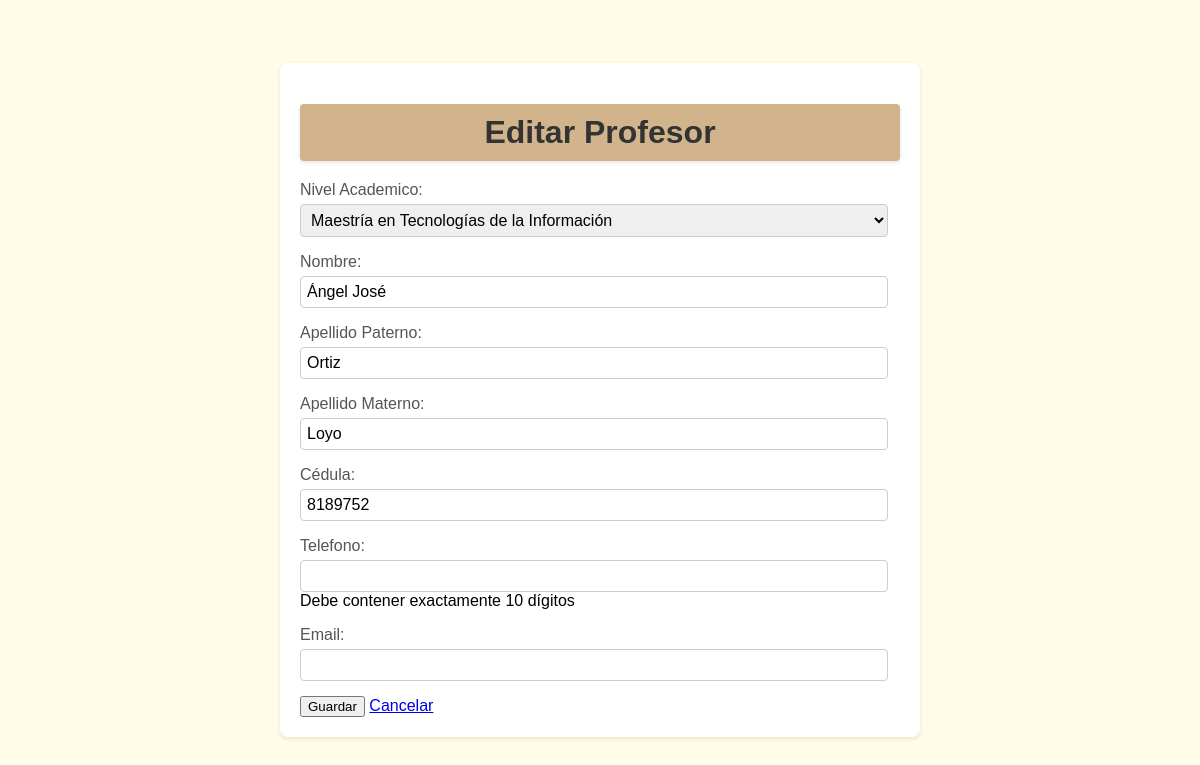
Screenshot of /Titulacion/profesores/editar/21/ (signed in) with the database file from the repository.
### Titulacion/models.py (models this page shows, shortened)
class Profesor (models.Model):
    sigla = models.CharField(max_length=50, choices=[
        ('MTI.', 'Maestría en Tecnologías de la Información'),
        ('MDIS.', 'Maestría en Diseño'),
        ('ING.', 'Ingeniero'),
        ('LIC.', 'Licenciado'),
        ('DR.', 'Doctor')], default='MTI')
    nombreProfesor = models.CharField(max_length=100)
    apellidoPaterno = models.CharField(max_length=100, default="")
    apellidoMaterno = models.CharField(max_length=100, default="")
    cedulaProfesor = models.IntegerField()
    phone_validator = RegexValidator(regex=r'^\d{10}$',message="El número de teléfono debe contener exactamente 10 dígitos.")
    telefono_prof = models.CharField(
        max_length=10,
        validators=[phone_validator],
        blank=True,
        null=True,
        help_text="Debe contener exactamente 10 dígitos"
    )
    email_prof = models.EmailField(blank=True, null=True)

### Titulacion/views.py (the view)
# urls.py: path('profesores/editar/<int:pk>/', views.update_profesor, name='update_profesor'),
@login_required
def update_profesor(request, pk):
    profesor = get_object_or_404(Profesor, pk=pk)
    if request.method == 'POST':
        form = ProfesorForm(request.POST, instance=profesor)
        if form.is_valid():
            form.save()
            return redirect('lista_profesores')
    else:
        form = ProfesorForm(instance=profesor)
    return render(request, 'titulaciones/profesor_form.html', {'form': form})

### Titulacion/forms.py
class ProfesorForm(forms.ModelForm):
    class Meta:
        model = Profesor
        fields = ['sigla','nombreProfesor', 'apellidoPaterno', 'apellidoMaterno', 'cedulaProfesor', 'telefono_prof', 'email_prof']
        labels = {
            'sigla': 'Nivel Academico',
            'nombreProfesor': 'Nombre',
            'apellidoPaterno': 'Apellido Paterno',
            'apellidoMaterno': 'Apellido Materno',
            'cedulaProfesor': 'Cédula',
            'telefono_prof': 'Telefono',
            'email_prof': 'Email'
        }

### Titulacion/templates/titulaciones/profesor_form.html (shortened to what this page needs)
<!DOCTYPE html>
<html lang="es">
<head>
    {% load static %}
    <link rel="stylesheet" type="text/css" href="{% static 'style.css' %}">
</head>
<body>
    <div class="container">
        <h1>{% if form.instance.pk %}Editar{% else %}Agregar{% endif %} Profesor</h1>
        <form method="post">
            {{ form.as_p }}
            <div class="form-actions">
                <button type="submit" class="submit-btn">Guardar</button>
                <a href="{% url 'lista_profesores' %}" class="cancel-btn">Cancelar</a>
            </div>
        </form>
    </div>
</body>
</html>

### Titulacion/static/style.css (style rules this page uses)
body { font-family: sans-serif; margin: 0; padding: 0; display: flex; justify-content: center; align-items: center; min-height: 100vh; background-color: #fffde7; }
:root { --text-color: #000000; --h5-font: 1rem; }
.container { background-color: #ffffff; padding: 20px; border-radius: 8px; box-shadow: 0 2px 4px rgba(0, 0, 0, 0.1); width: 80%; max-width: 600px; }
h1 { text-align: center; margin-bottom: 20px; color: #333; background-color: #d2b48c; padding: 10px; border-radius: 4px; box-shadow: 0 2px 4px rgba(0, 0, 0, 0.1); }
form p { margin-bottom: 15px; }
form label { display: block; margin-bottom: 5px; color: #555; }
form input[type="text"], form input[type="email"], form input[type="number"], form textarea, form input[type="file"], form select { width: calc(100% - 12px); padding: 6px; border: 1px solid #ccc; border-radius: 4px; box-sizing: border-box; font-size: 16px; }

### rows the page displays
Profesor: sigla "Maestría en Tecnologías de la Información", nombreProfesor "Ángel José", apellidoPaterno "Ortiz", apellidoMaterno "Loyo", cedulaProfesor "8189752"
